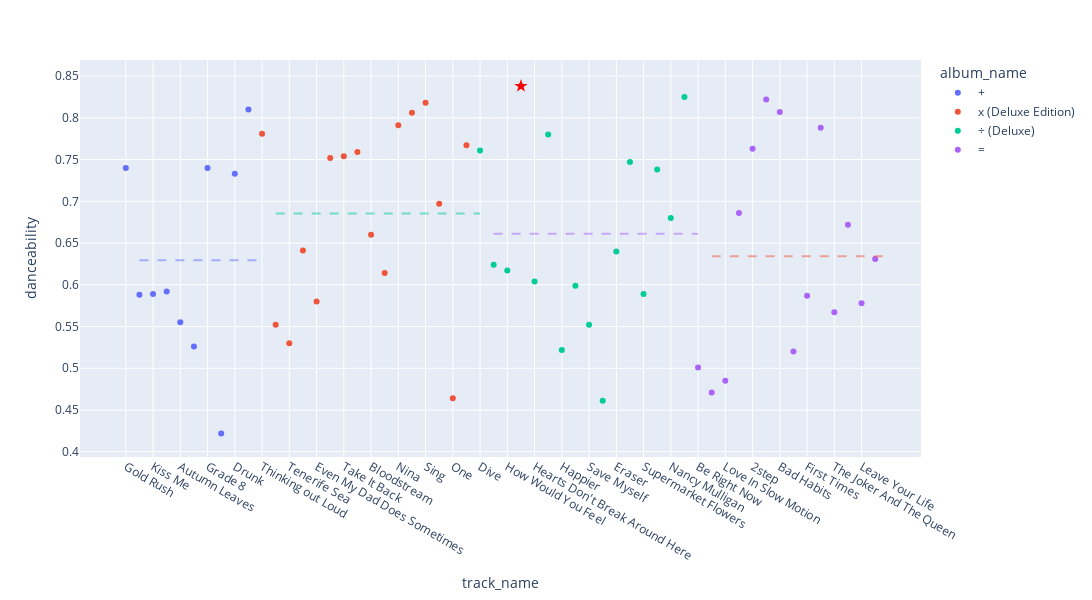

Source (notebook cell):
### Code cell
import plotly.express as px
import pandas as pd


avg_danceability_by_album = math_only_df.groupby('album_name')['danceability'].mean().reset_index()
max_danceability = math_only_df[math_only_df['danceability'] == math_only_df['danceability'].max()]

# Create line chart
fig = px.line(math_only_df, x='track_name', y='danceability', color='album_name')

for album in avg_danceability_by_album['album_name']:
    avg_danceability = avg_danceability_by_album[avg_danceability_by_album['album_name'] == album]['danceability'].iloc[0]
    album_df = math_only_df[math_only_df['album_name'] == album]
    x0 = album_df['song_number'].min()
    x1 = album_df['song_number'].max()
    fig.add_shape(type='line',
                  x0=x0, x1=x1,
                  y0=avg_danceability, y1=avg_danceability,
                  xref='x', yref='y',
                  line=dict(color=px.colors.qualitative.Plotly[avg_danceability_by_album[avg_danceability_by_album['album_name'] == album].index[0]],
                            dash='dash'),
                  opacity=0.5,
                  name=f'Average Danceability for {album}')
fig.add_trace(go.Scatter(x=max_danceability['track_name'], y=max_danceability['danceability'],
                         mode='markers',
                         marker=dict(size=10, color='red', symbol='star'),
                         showlegend=False,
                         name='Song with Highest Danceability'))
fig.update_traces(mode='markers')
fig.update_layout(height=600, width=1200)  # Update size of the plot

fig.show()

### Figure 1 — Plotly figure (JSON) as saved in the notebook; plotly's stock layout.template omitted (floating-point values rounded to 4 significant figures)
{"data": [{"hovertemplate": "album_name=+<br>track_name=%{x}<br>danceability=%{y}<extra></extra>", "legendgroup": "+", "line": {"color": "#636efa", "dash": "solid"}, "marker": {"symbol": "circle"}, "mode": "markers", "name": "+", "orientation": "v", "showlegend": true, "type": "scatter", "x": ["Gold Rush", "This", "Kiss Me", "Lego House", "Autumn Leaves", "Give Me Love", "Grade 8", "U.N.I.", "Drunk", "Small Bump"], "xaxis": "x", "y": [0.74, 0.588, 0.589, 0.592, 0.555, 0.526, 0.74, 0.422, 0.733, 0.81], "yaxis": "y"}, {"hovertemplate": "album_name=x (Deluxe Edition)<br>track_name=%{x}<br>danceability=%{y}<extra></extra>", "legendgroup": "x (Deluxe Edition)", "line": {"color": "#EF553B", "dash": "solid"}, "marker": {"symbol": "circle"}, "mode": "markers", "name": "x (Deluxe Edition)", "orientation": "v", "showlegend": true, "type": "scatter", "x": ["Thinking out Loud", "Afire Love", "Tenerife Sea", "I See Fire", "Even My Dad Does Sometimes", "Shirtsleeves", "Take It Back", "The Man", "Bloodstream", "Photograph", "Nina", "Don't", "Sing", "I'm a Mess", "One", "Runaway"], "xaxis": "x", "y": [0.781, 0.552, 0.53, 0.641, 0.58, 0.752, 0.754, 0.759, 0.66, 0.614, 0.791, 0.806, 0.818, 0.697, 0.464, 0.767], "yaxis": "y"}, {"hovertemplate": "album_name=÷ (Deluxe)<br>track_name=%{x}<br>danceability=%{y}<extra></extra>", "legendgroup": "÷ (Deluxe)", "line": {"color": "#00cc96", "dash": "solid"}, "marker": {"symbol": "circle"}, "mode": "markers", "name": "÷ (Deluxe)", "orientation": "v", "showlegend": true, "type": "scatter", "x": ["Dive", "Galway Girl", "How Would You Feel", "What Do I Know?", "Hearts Don't Break Around Here", "New Man", "Happier", "Perfect", "Save Myself", "Castle on the Hill", "Eraser", "Barcelona", "Supermarket Flowers", "Bibia Be Ye Ye", "Nancy Mulligan", "Shape of You"], "xaxis": "x", "y": [0.761, 0.624, 0.617, 0.838, 0.604, 0.78, 0.522, 0.599, 0.552, 0.461, 0.64, 0.747, 0.589, 0.738, 0.68, 0.825], "yaxis": "y"}, {"hovertemplate": "album_name==<br>track_name=%{x}<br>danceability=%{y}<extra></extra>", "legendgroup": "=", "line": {"color": "#ab63fa", "dash": "solid"}, "marker": {"symbol": "circle"}, "mode": "markers", "name": "=", "orientation": "v", "showlegend": true, "type": "scatter", "x": ["Be Right Now", "Visiting Hours", "Love In Slow Motion", "Stop The Rain", "2step", "Sandman", "Bad Habits", "Overpass Graffiti", "First Times", "Shivers", "The Joker And The Queen", "Collide", "Leave Your Life", "Tides"], "xaxis": "x", "y": [0.501, 0.471, 0.485, 0.686, 0.763, 0.822, 0.807, 0.52, 0.587, 0.788, 0.567, 0.672, 0.578, 0.631], "yaxis": "y"}, {"marker": {"color": "red", "size": 10, "symbol": "star"}, "mode": "markers", "name": "Song with Highest Danceability", "showlegend": false, "type": "scatter", "x": ["What Do I Know?"], "y": [0.838]}], "layout": {"height": 600, "legend": {"title": {"text": "album_name"}, "tracegroupgap": 0}, "margin": {"t": 60}, "shapes": [{"line": {"color": "#636EFA", "dash": "dash"}, "name": "Average Danceability for +", "opacity": 0.5, "type": "line", "x0": 1, "x1": 10, "xref": "x", "y0": 0.6295, "y1": 0.6295, "yref": "y"}, {"line": {"color": "#EF553B", "dash": "dash"}, "name": "Average Danceability for =", "opacity": 0.5, "type": "line", "x0": 43, "x1": 56, "xref": "x", "y0": 0.6341, "y1": 0.6341, "yref": "y"}, {"line": {"color": "#00CC96", "dash": "dash"}, "name": "Average Danceability for x (Deluxe Edition)", "opacity": 0.5, "type": "line", "x0": 11, "x1": 26, "xref": "x", "y0": 0.6854, "y1": 0.6854, "yref": "y"}, {"line": {"color": "#AB63FA", "dash": "dash"}, "name": "Average Danceability for ÷ (Deluxe)", "opacity": 0.5, "type": "line", "x0": 27, "x1": 42, "xref": "x", "y0": 0.6611, "y1": 0.6611, "yref": "y"}], "width": 1200, "xaxis": {"anchor": "y", "autorange": true, "domain": [0, 1], "range": [-3.331, 58.33], "title": {"text": "track_name"}, "type": "category"}, "yaxis": {"anchor": "x", "autorange": true, "domain": [0, 1], "range": [0.392, 0.872], "title": {"text": "danceability"}, "type": "linear"}}}
